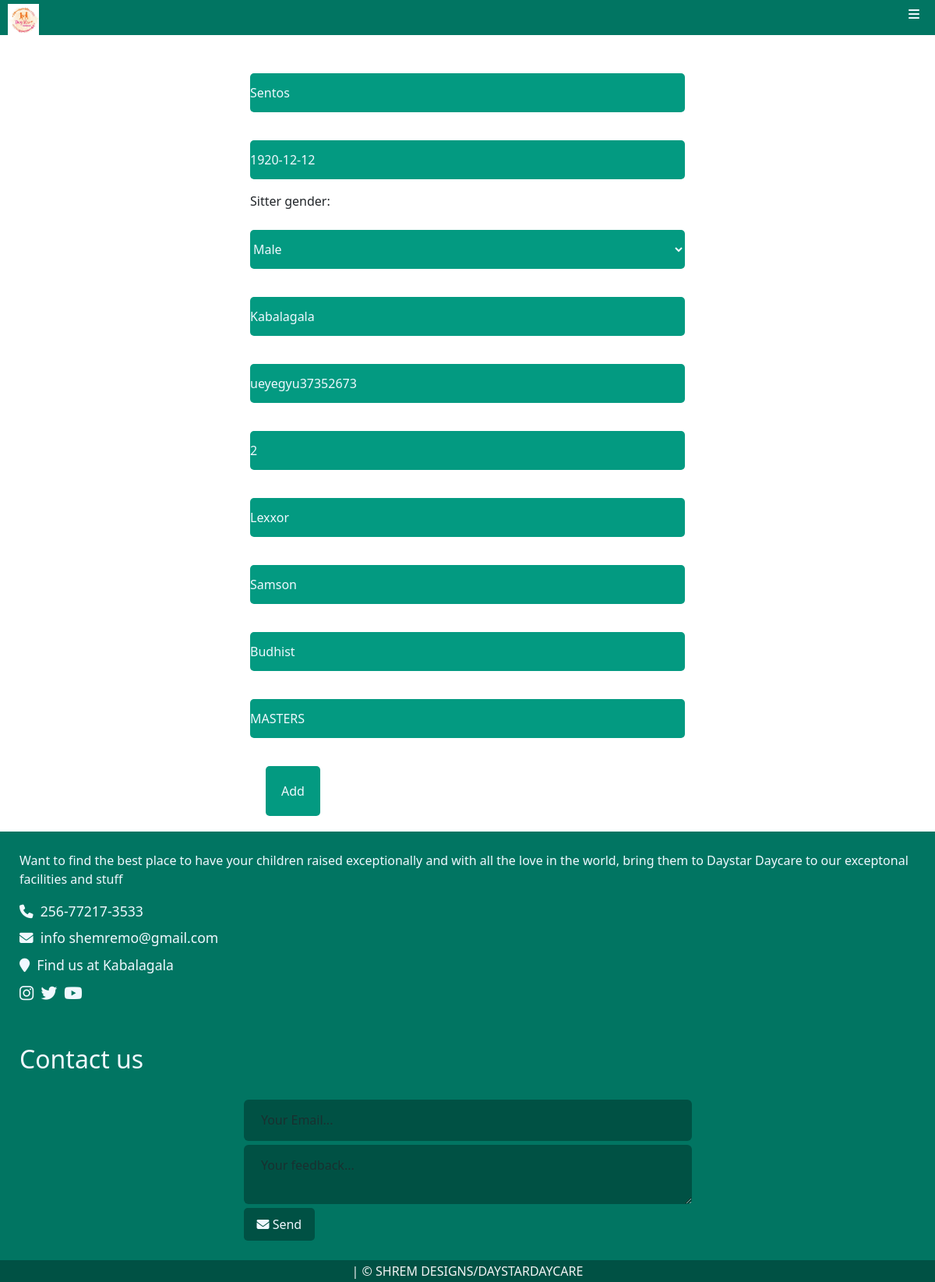
The app's page /editsitterview/4/ (signed in) with its own data.
### Daystarapp/models.py (models this page shows, shortened)
class Sitterreg(models.Model):
    GENDER_CHOICES = [
        ('male', 'Male'),
        ('female', 'Female'),
    ]
    sittername = models.CharField(max_length=100, null=True, blank=True)
    sitterbirth = models.DateField( null=True, blank=True)
    sitter_gender = models.CharField(max_length=100, null=True, blank=True, choices=GENDER_CHOICES)
    sitterloc = models.CharField(max_length=100, null=True, blank=True)
    sitterNIN = models.CharField( max_length=30, null=True, blank=True)
    sitterno = models.IntegerField( null=True, blank=True)
    sitterkin =models.CharField(max_length=100, null=True, blank=True)
    sitterreco = models.CharField(max_length=100, null=True, blank=True)
    sitterreligion = models.CharField(max_length=100, null=True, blank=True)
    sittereduc = models.CharField(max_length=100, null=True, blank=True)

### Daystarapp/views.py (the view)
# urls.py: path('editsitterview/<int:id>/', views.editsitterview, name='editsitterview'),
@login_required(login_url='index')
def editsitterview(request, id):
    sitter = Sitterreg.objects.get(id=id)
    if request.method == 'POST':
        sitterform = AddsitterForm(request.POST, instance = sitter)
        if sitterform.is_valid():
            sitterform.save()
            return redirect('sitterview')
        else:
            messages.error(request, "FORM HAS SOME INVALID INFO!!!")
    else:
        sitterform = AddsitterForm(instance = sitter)
        return render(request, 'Daystarapp/sittersreg.html', {'addsitform': sitterform})

### Daystarapp/templates/Daystarapp/sittersreg.html (shortened to what this page needs)
{% extends 'Daystarapp/base.html' %}
{% load crispy_forms_tags %}
{% load bootstrap5 %}
{% load static %}
{% block content %}
<br>
<div class="container" style="min-height: 400px;">
    <form method="post">
        {{ addsitform.as_p }}
        <button type="submit" class="btn btn-primary">Add</button>
    </form>
</div>
{% endblock %}

### Daystarapp/static/css/style.css (style rules this page uses)
html, body { background-color: white; padding: 0% !important; margin: 0% !important; height: 100%; position: relative; }
* { padding: 0%; margin: 0%; }
.container button { border: none; border-radius: 5px; color:aliceblue; background-color: rgb(3, 154, 129); padding: 20px; margin: 20px; }
.btn { padding: .5rem 1rem; background-color: rgb(0, 81, 68); color: aliceblue; border-radius: 5px; }
.container input, .container select { background-color: rgb(3, 154, 129); color: aliceblue; border: none; border-radius: 5px; height: 50px; width: 500px; margin-top: 20px; }
form { align-items: center; width: 50%; margin: 0 auto; }
label { margin-bottom: 5px; }
::placeholder { color: #f0f8ff; }
@media only screen and (max-width: 1200px) { .container input { width: 100%; } }
@media only screen and (max-width: 1200px) { .container select { width: 100%; } }

### records on screen
Sitterreg: sittername "Sentos", sitterbirth "1920-12-12", sitter_gender "Male", sitterloc "Kabalagala", sitterNIN "ueyegyu37352673", sitterno "2", sitterkin "Lexxor", sitterreco "Samson", sitterreligion "Budhist", sittereduc "MASTERS"
